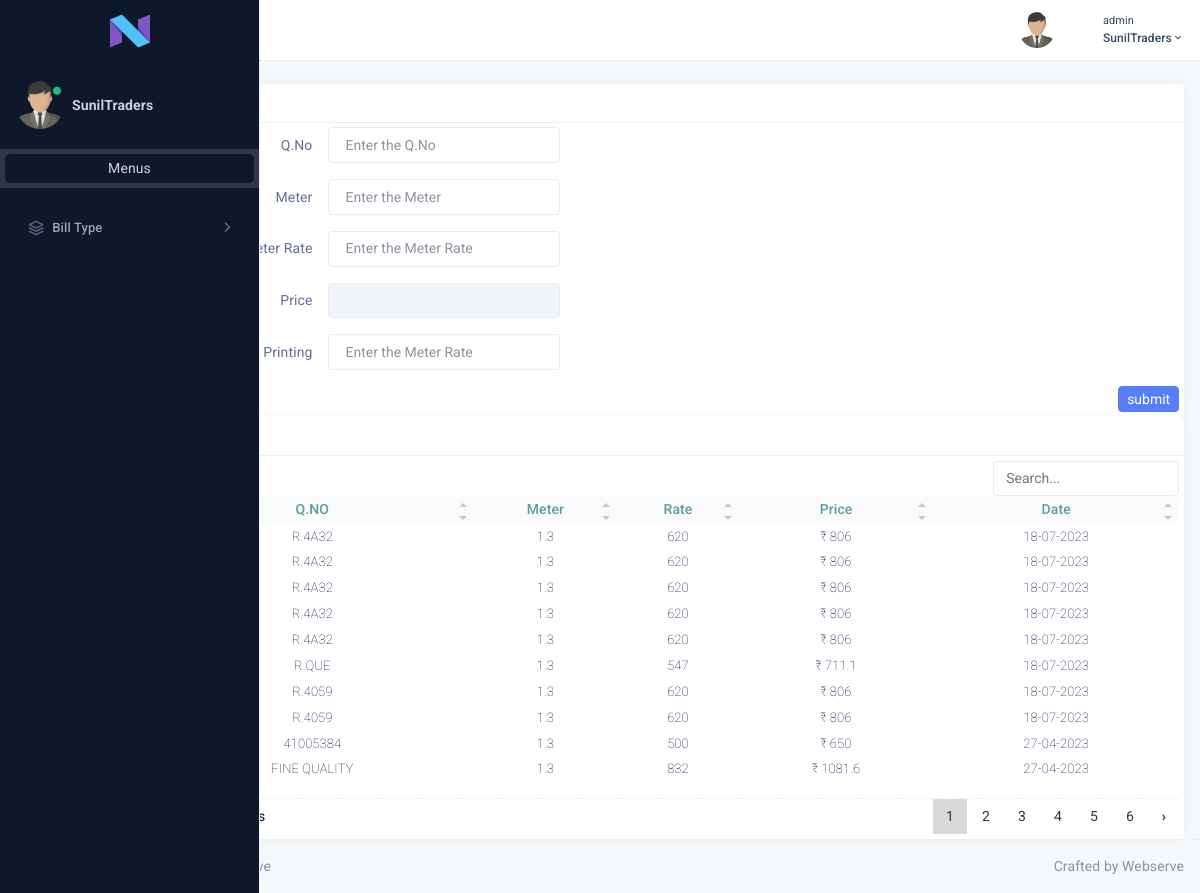
Screenshot of /stickerBill1.php (signed in) with the database file from the repository.
### tables this page shows
CREATE TABLE `stickerbill` (
  `stickerBillId` int(11) NOT NULL,
  `qualityNo` varchar(20) DEFAULT NULL,
  `meter` float NOT NULL DEFAULT '0',
  `meterRate` float NOT NULL DEFAULT '0',
  `counterCount` int(11) NOT NULL DEFAULT '0',
  `price` float NOT NULL DEFAULT '0',
  `roundAmount` int(11) NOT NULL,
  `createdAt` timestamp NOT NULL DEFAULT CURRENT_TIMESTAMP
);

### stickerBill1.php (the view, shortened to what this page needs)
<!DOCTYPE html>
<html lang="en">
<head>
    <link href="assets/plugins/datatables/datatable.css" rel="stylesheet" type="text/css" />
    <link href="assets/css/bootstrap.min.css" rel="stylesheet" type="text/css" />
    <link href="assets/css/icons.min.css" rel="stylesheet" type="text/css" />
    <link href="assets/css/app.min.css" rel="stylesheet" type="text/css" />
</head>
<body id="body" class="dark-sidebar">
    <?php include('./header.php') ?>
    <div class="page-wrapper">
        <div class="page-content-tab">
            <div class="container-fluid">
                <div class="row">
                    <div class="col-sm-12">
                        <div class="page-title-box">
                            <button type="button" class="btn btn-primary btn-sm" data-bs-toggle="modal" data-bs-target="#exampleModalFullscreen"> view & Print</button>
                        </div>
                    </div>
                </div>
                <div class="row">
                    <div class="col-lg-12">
                        <div class="card">
                            <div class="card-header">
                                <h4 class="card-title">Sticker Bill</h4>
                            </div>
                            <div class="card-body">
                                <form  method="post">
                                    <div class="row">
                                        <div class="col-lg-8 col-sm-12">
                                            <div class="mb-3 row">
                                                <label for="example-number-input" class="col-sm-4 col-form-label text-end">Q.No</label>
                                                <div class="col-sm-4">
                                                    <input class="form-control" type="text" name="qualityNo" placeholder="Enter the Q.No" required id="example-number-input">
                                                </div>
                                            </div>
                                        </div>
                                        <div class="col-lg-8 col-sm-12">
                                            <div class="mb-3 row">
                                                <label for="example-number-input" class="col-sm-4 col-form-label text-end">Meter</label>
                                                <div class="col-sm-4">
                                                    <input class="form-control" type="number" id="meter" name="meter" onkeyup="priceCalc()"  placeholder="Enter the Meter" required >
                                                </div>
                                            </div>
                                        </div>
                                        <div class="col-lg-8 col-sm-12">
                                            <div class="mb-3 row">
                                                <label for="example-number-input" class="col-sm-4 col-form-label text-end">Meter Rate</label>
                                                <div class="col-sm-4">
                                                    <input class="form-control" type="number" id="meterRate" name="meterRate" onkeyup="priceCalc()" placeholder="Enter the Meter Rate" required >
                                                </div>
                                            </div>
                                        </div>
                                        <div class="col-lg-8 col-sm-12">
                                            <div class="mb-3 row">
                                                <label for="example-number-input" class="col-sm-4 col-form-label text-end">Price</label>
                                                <div class="col-sm-4">
                                                    <input class="form-control" type="text" id="price" name="price" value="" readonly >
                                                </div>
                                            </div>
                                        </div>
                                        <div class="col-lg-8 col-sm-12">
                                            <div class="mb-3 row">
                                                <label for="example-number-input" class="col-sm-4 col-form-label text-end">No of Printing</label>
                                                <div class="col-sm-4">
                                                    <input class="form-control" type="number" name="counterCount" placeholder="Enter the Meter Rate" required id="example-number-input">
                                                </div>
                                            </div>
                                        </div>
                                        <div class="col-lg-12 col-sm-12 d-flex justify-content-end">
                                            <input class="btn btn-primary" id="billSubmit" type="submit" name="submit" value="submit">
                                        </div>
                                    </div>
                                </form>
                            </div>
                        </div>
                    </div>
                    <div class="col-12" >
                        <div class="card">
                            <div class="card-header">
                                <h4 class="card-title">Sticker Bill Details </h4>
                            </div>
                            <div class="card-body">
                                <div class="table-responsive">
                                    <table class="table" id="datatable_1">
                                        <thead class="thead-light">
                                          <tr>
                                            <th class="text-center">#</th>
                                            <th class="text-center">Q.NO</th>
                                            <th class="text-center">Meter</th>
                                            <th class="text-center">Rate</th>
                                            <th class="text-center">Price</th>
                                            <th class="text-center" data-type="date" data-format="DD/MM/YYYY"> Date</th>
                                          </tr>
                                        </thead>
                                        <tbody>
                                            <?php
                                                $sql2 = "SELECT * FROM stickerbill ORDER BY stickerBillId DESC";
                                                $result2 = $conn->query($sql2);
                                                $i=1;
                                                while($stickerBillTable = $result2->fetch_assoc()){
                                            ?>
                                            <tr>
                                                <td class="text-center"><?= $i++ ?></td>
                                                <td class="text-center"><?= $stickerBillTable['qualityNo'] ?></td>
                                                <td class="text-center"><?= $stickerBillTable['meter'] ?></td>
                                                <td class="text-center"><?= $stickerBillTable['meterRate'] ?></td>
                                                <td class="text-center">₹ <?= $stickerBillTable['price'] ?></td>
                                                <td class="text-center"><?= date('d-m-Y',strtotime($stickerBillTable['createdAt'])) ?></td>
                                            </tr>
                                            <?php
                                                }
                                            ?>
                                        </tbody>
                                      </table>
                                </div>
                            </div>
                        </div>
                    </div>
                </div>
            </div>
           <?php include('./footer.php') ?>
</body>
</html>

### header.php (style rules this page uses)
.table .thead-light th { color: #8997bd; background-color: #f9fafb;font-size: 14px; !important; }
.card-header { padding: 0.5rem 0.5rem !important; }
.card-body { padding: 0.3rem 0.3rem !important; }
.dataTable-table>tbody>tr>td, .dataTable-table>tbody>tr>th, .dataTable-table>tfoot>tr>td, .dataTable-table>tfoot>tr>th, .dataTable-table>thead>tr>td, .dataTable-table>thead>tr>th { padding: 0.2rem 0.2rem !important; }
.btn { padding: 0.1rem 0.5rem; }
.page-title-box { padding:0px 0px !important; }
.table .thead-light th { color: cadetblue; background-color: #f9fafb; font-size: 14px; !important: ; padding: 10px; }

### rows the page displays
stickerbill: qualityNo "R.4A32", meter "1.3", meterRate "620", price "806", createdAt "18-07-2023"
stickerbill: qualityNo "R.4A32", meter "1.3", meterRate "620", price "806", createdAt "18-07-2023"
stickerbill: qualityNo "R.4A32", meter "1.3", meterRate "620", price "806", createdAt "18-07-2023"
stickerbill: qualityNo "R.4A32", meter "1.3", meterRate "620", price "806", createdAt "18-07-2023"
stickerbill: qualityNo "R.4A32", meter "1.3", meterRate "620", price "806", createdAt "18-07-2023"
stickerbill: qualityNo "R.QUE", meter "1.3", meterRate "547", price "711.1", createdAt "18-07-2023"
stickerbill: qualityNo "R.4059", meter "1.3", meterRate "620", price "806", createdAt "18-07-2023"
stickerbill: qualityNo "R.4059", meter "1.3", meterRate "620", price "806", createdAt "18-07-2023"
stickerbill: qualityNo "41005384", meter "1.3", meterRate "500", price "650", createdAt "27-04-2023"
stickerbill: qualityNo "FINE QUALITY", meter "1.3", meterRate "832", price "1081.6", createdAt "27-04-2023"

### other values shown
$_SESSION['username'] "admin"
